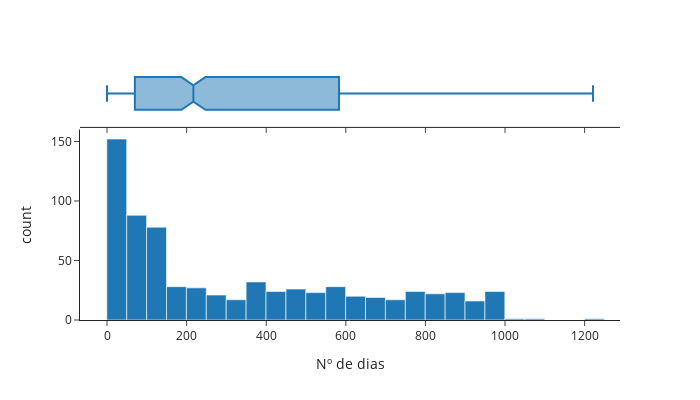

Source (notebook cell):
### Code cell
fig5=pe.histogram(durations,
    template="simple_white",
    width = 700,
    height = 400,
    labels={"value":"Nº de dias"},
    marginal="box")
fig5.update_layout(showlegend=False)

### Figure 1 — Plotly figure (JSON) as saved in the notebook; plotly's stock layout.template omitted (floating-point values rounded to 4 significant figures; data arrays with more than 128 entries replaced by an {"elided": "..."} marker saying what was removed)
{"data": [{"alignmentgroup": "True", "bingroup": "x", "hovertemplate": "variable=durat<br>Nº de dias=%{x}<br>count=%{y}<extra></extra>", "legendgroup": "durat", "marker": {"color": "#1F77B4"}, "name": "durat", "offsetgroup": "durat", "orientation": "v", "showlegend": true, "type": "histogram", "x": {"elided": "712 int values"}, "xaxis": "x", "yaxis": "y"}, {"alignmentgroup": "True", "hovertemplate": "variable=durat<br>Nº de dias=%{x}<extra></extra>", "legendgroup": "durat", "marker": {"color": "#1F77B4"}, "name": "durat", "notched": true, "offsetgroup": "durat", "showlegend": false, "type": "box", "x": {"elided": "712 int values"}, "xaxis": "x2", "yaxis": "y2"}], "layout": {"barmode": "relative", "height": 400, "legend": {"title": {"text": "variable"}, "tracegroupgap": 0}, "margin": {"t": 60}, "showlegend": false, "width": 700, "xaxis": {"anchor": "y", "domain": [0, 1], "title": {"text": "Nº de dias"}}, "xaxis2": {"anchor": "y2", "domain": [0, 1], "matches": "x", "showticklabels": false}, "yaxis": {"anchor": "x", "domain": [0, 0.7326], "title": {"text": "count"}}, "yaxis2": {"anchor": "x2", "domain": [0.7426, 1], "matches": "y2", "showline": false, "showticklabels": false, "ticks": ""}}}
